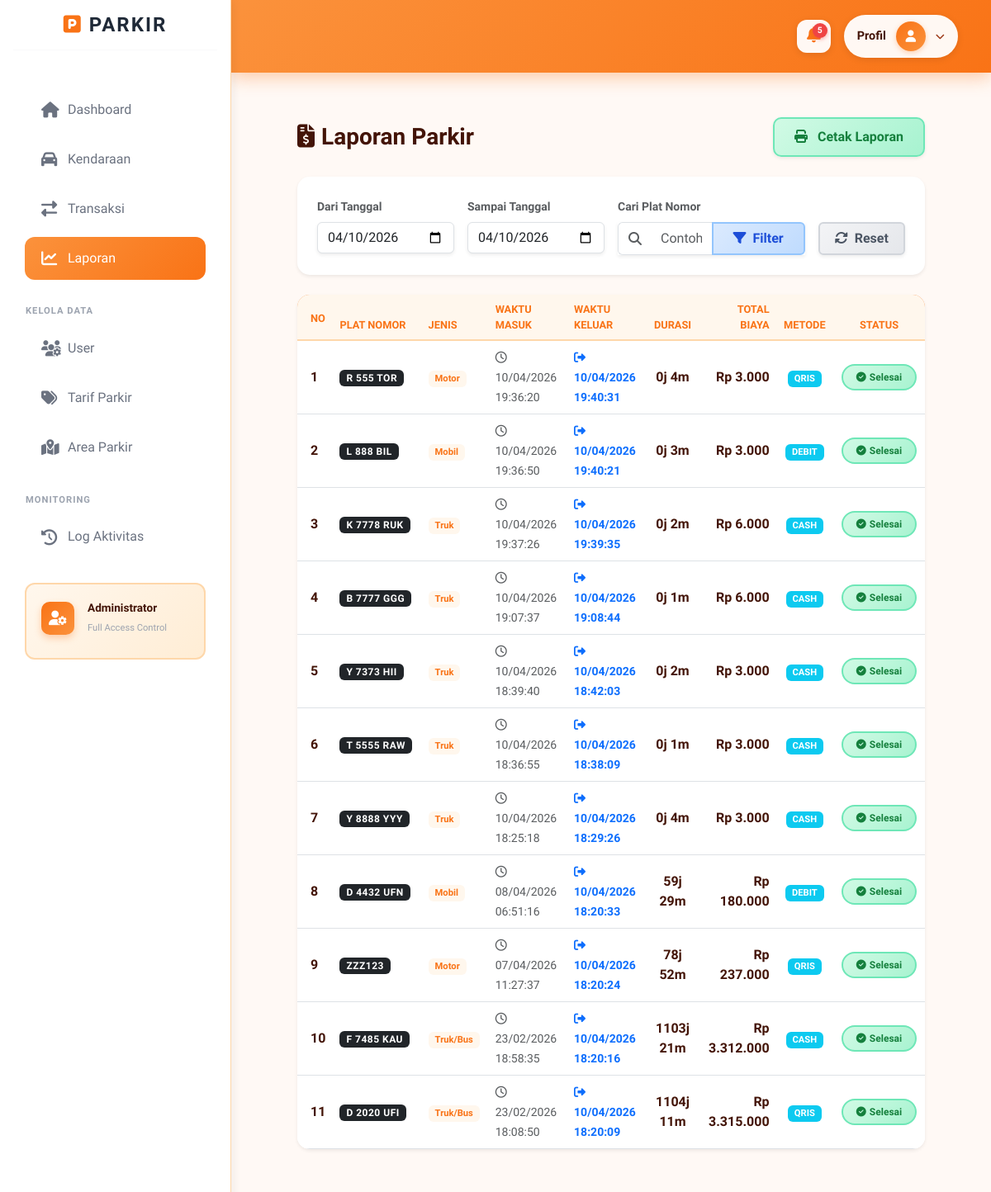
Screenshot of /index.php?c=Laporan&m=index (signed in) with the database file from the repository.
### tables this page shows
CREATE TABLE `tb_transaksi` (
  `id_parkir` int NOT NULL,
  `id_kendaraan` int NOT NULL,
  `id_area` int NOT NULL,
  `id_tarif` int DEFAULT NULL,
  `id_user` int DEFAULT NULL,
  `waktu_masuk` datetime NOT NULL DEFAULT CURRENT_TIMESTAMP,
  `waktu_keluar` datetime DEFAULT NULL,
  `durasi_jam` int DEFAULT NULL,
  `biaya_total` decimal(10,0) DEFAULT '0',
  `metode_bayar` varchar(50) DEFAULT 'Tunai',
  `status` enum('masuk','keluar') DEFAULT 'masuk'
);

CREATE TABLE `tb_kendaraan` (
  `id_kendaraan` int NOT NULL,
  `plat_nomor` varchar(20) NOT NULL,
  `jenis_kendaraan` varchar(50) NOT NULL,
  `warna` varchar(50) DEFAULT NULL,
  `pemilik` varchar(100) DEFAULT NULL,
  `id_user` int DEFAULT NULL
);

### controllers/LaporanController.php (called while the page is built, shortened)
<?php
class LaporanController {
    public function index() {
        $tgl_awal = $_GET['tgl_awal'] ?? date('Y-m-d');
        $tgl_akhir = $_GET['tgl_akhir'] ?? date('Y-m-d');
        $search = $_GET['search'] ?? '';
        $model = new LaporanModel();
        $data = $model->getLaporan($tgl_awal, $tgl_akhir, $search);
        include "views/laporan/index.php";
    }
}

### config/database.php (called while the page is built)
<?php
class Database {
    public static function connect() {
        $host     = "localhost";
        $dbname   = "db_parkir";
        $username = "root";
        $password = "";
        try {
            $pdo = new PDO("mysql:host=$host;dbname=$dbname;charset=utf8", $username, $password);
            $pdo->setAttribute(PDO::ATTR_ERRMODE, PDO::ERRMODE_EXCEPTION);
            $pdo->exec("SET time_zone = '+07:00'");
            return $pdo;
        } catch (PDOException $e) {
            die("Koneksi database gagal: " . $e->getMessage());
        }
    }
}

### models/LaporanModel.php (called while the page is built, shortened)
<?php
class LaporanModel {
    private $db;
    function __construct(){
        $this->db = Database::connect();
    }
public function getLaporan($tgl_awal, $tgl_akhir, $search = '') {
    $params = [$tgl_awal, $tgl_akhir];
    $sql = "SELECT t.*, k.plat_nomor, k.jenis_kendaraan
            FROM tb_transaksi t
            INNER JOIN tb_kendaraan k ON t.id_kendaraan = k.id_kendaraan
            WHERE t.status = 'keluar'
            AND DATE(t.waktu_keluar) BETWEEN ? AND ?";
    $sql .= " ORDER BY t.waktu_keluar DESC";
    $q = $this->db->prepare($sql);
    $q->execute($params);
    return $q->fetchAll(PDO::FETCH_ASSOC);
}
}

### views/laporan/index.php (the view, shortened to what this page needs)
<?php include "views/layout/header.php"; ?>
<?php if (isset($halaman) && $halaman == 'log') : ?>
<style>
    /* Override dark theme untuk halaman log aktivitas */
    body {
        background-color: #fff9f5 !important;
        color: #1f2937 !important;
    }
    #content {
        background-color: #fff9f5 !important;
    }
    .container-fluid {
        background-color: #fff9f5 !important;
    }
    /* Override sidebar ke tema orange */
    #sidebar {
        background: #ffffff !important;
        box-shadow: 4px 0 10px rgba(0,0,0,0.05) !important;
    }
    #sidebar .sidebar-header h4 {
        color: #1f2937 !important;
    }
    #sidebar .sidebar-header i {
        color: #f97316 !important;
    }
    #sidebar .nav-link {
        color: #6b7280 !important;
    }
    #sidebar .nav-link:hover {
        color: #1f2937 !important;
        background: rgba(249, 115, 22, 0.1) !important;
    }
    #sidebar .nav-link.active {
        background: linear-gradient(135deg, #fb923c, #f97316) !important;
        color: #fff !important;
    }
    #sidebar hr {
        border-color: #e5e7eb !important;
    }
</style>
    <div class="mb-4">
        <h3 class="fw-bold m-0 text-dark"><i class="fas fa-history me-2 text-warning"></i>Log Aktivitas Sistem</h3>
        <p class="text-muted small mb-0">Riwayat login dan logout pengguna sistem</p>
    </div>
    <div class="card border-0 shadow-sm" style="border-radius: 15px; background: white;">
        <div class="card-body p-0">
            <div class="table-responsive">
                <table class="table table-hover align-middle m-0">
                    <thead style="background: linear-gradient(135deg, #fb923c, #f97316); color: white;">
                        <tr>
                            <th class="py-3 ps-4" width="5%">No</th>
                            <th width="20%">Waktu Kejadian</th>
                            <th width="20%">Pelaksana</th>
                            <th>Detail Aktivitas</th>
                        </tr>
                    </thead>
                    <tbody style="background: white;">
                        <?php if (!empty($logs)): ?>
                            <?php $no=1; foreach($logs as $l): ?>
                            <tr>
                                <td class="ps-4 text-dark"><?= $no++ ?></td>
                                <td>
                                    <div class="text-dark fw-bold"><?= date('d M Y', strtotime($l['waktu_aktivitas'])) ?></div>
                                    <small class="text-muted"><?= date('H:i:s', strtotime($l['waktu_aktivitas'])) ?> WIB</small>
                                </td>
                                <td>
                                    <span class="badge px-3 py-2" style="background: #fff7ed; color: #f97316; border: 1px solid #fed7aa; border-radius: 8px;">
                                        <i class="fas fa-user me-1"></i> <?= $l['username'] ?>
                                    </span>
                                </td>
                                <td>
                                    <div class="p-2 rounded border-start border-4 border-warning text-dark" style="background: #fff7ed;">
                                        <?= $l['aktivitas'] ?>
                                    </div>
                                </td>
                            </tr>
                            <?php endforeach; ?>
                        <?php else: ?>
                            <tr>
                                <td colspan="4" class="text-center py-5">
                                    <i class="fas fa-inbox fa-3x mb-3 opacity-25 text-muted"></i>
                                    <p class="text-muted">Belum ada riwayat aktivitas yang tercatat.</p>
                                </td>
                            </tr>
                        <?php endif; ?>
                    </tbody>
                </table>
            </div>
        </div>
    </div>
<?php else : ?>
<link rel="stylesheet" href="assets/css/halaman.css">
<div class="container-fluid py-4">
    <div class="d-flex justify-content-between align-items-center mb-4">
        <h3 class="fw-bold m-0"><i class="fas fa-file-invoice-dollar me-2"></i>Laporan Parkir</h3>
        <a target="_blank"
           href="index.php?c=Laporan&m=cetak&tgl_awal=<?= $_GET['tgl_awal'] ?? date('Y-m-d') ?>&tgl_akhir=<?= $_GET['tgl_akhir'] ?? date('Y-m-d') ?>"
           class="btn btn-success shadow-sm px-4"
           style="background: linear-gradient(135deg, #d1fae5, #a7f3d0) !important; color: #15803d !important; border: 2px solid #6ee7b7 !important; font-weight: 600;">
           <i class="fas fa-print me-2"></i> Cetak Laporan
        </a>
    </div>
    <div class="card border-0 shadow-sm mb-4" style="border-radius: 15px;">
        <div class="card-body p-4">
            <form method="get" class="row g-3">
    <div class="col-md-3">
        <label class="form-label small fw-bold text-muted">Dari Tanggal</label>
        <input type="date" name="tgl_awal" class="form-control shadow-sm" value="<?= $_GET['tgl_awal'] ?? date('Y-m-d') ?>">
    </div>
    <div class="col-md-3">
        <label class="form-label small fw-bold text-muted">Sampai Tanggal</label>
        <input type="date" name="tgl_akhir" class="form-control shadow-sm" value="<?= $_GET['tgl_akhir'] ?? date('Y-m-d') ?>">
    </div>
    <div class="col-md-4">
        <label class="form-label small fw-bold text-muted">Cari Plat Nomor</label>
        <div class="input-group shadow-sm">
            <span class="input-group-text bg-white border-end-0">
                <i class="fas fa-search text-muted"></i>
            </span>
            <input type="text" name="search" class="form-control border-start-0"
                   value="<?= $_GET['search'] ?? '' ?>" placeholder="Contoh: D 1234 ABC">
            <button class="btn px-4" type="submit"
                    style="background: linear-gradient(135deg, #dbeafe, #bfdbfe) !important; color: #1d4ed8 !important; border: 2px solid #93c5fd !important; font-weight: 600;">
                <i class="fas fa-filter me-1"></i> Filter
            </button>
        </div>
    </div>
    <div class="col-md-2 d-flex align-items-end">
        <a href="index.php?c=Laporan&m=index" class="btn w-100 shadow-sm"
           style="background: linear-gradient(135deg, #f3f4f6, #e5e7eb) !important; color: #4b5563 !important; border: 2px solid #d1d5db !important; font-weight: 600;">
            <i class="fas fa-sync-alt me-1"></i> Reset
        </a>
    </div>
</form>
        </div>
    </div>
    <div class="card border-0 shadow-sm" style="border-radius: 15px; overflow: hidden;">
        <div class="table-responsive">
            <table class="table table-hover align-middle bg-white mb-0">
                <thead style="background: linear-gradient(135deg, #fb923c, #f97316);">
                    <tr>
                        <th class="py-3 ps-3 text-white" width="3%">No</th>
                        <th class="text-white" width="10%">Plat Nomor</th>
                        <th class="text-white" width="8%">Jenis</th>
                        <th class="text-white" width="12%">Waktu Masuk</th>
                        <th class="text-white" width="12%">Waktu Keluar</th>
                        <th class="text-white text-center" width="8%">Durasi</th>
                        <th class="text-white text-end" width="10%">Total Biaya</th>
                        <th class="text-white text-center" width="8%">Metode</th>
                        <th class="text-center text-white" width="10%">Status</th>
                    </tr>
                </thead>
            <tbody>
                <?php if (!empty($data)): ?>
                    <?php $no=1; foreach($data as $d): ?>
                    <tr data-plat="<?= strtoupper($d['plat_nomor']) ?>" class="laporan-row">
                        <td class="ps-3 fw-bold"><?= $no++ ?></td>
                        <td>
                            <span class="badge bg-dark text-uppercase px-2 py-1" style="letter-spacing: 0.5px; font-size: 0.75rem;">
                                <?= $d['plat_nomor'] ?>
                            </span>
                        </td>
                        <td>
                            <span class="badge px-2 py-1" style="background: #fff7ed; color: #f97316; font-size: 0.7rem;">
                                <?= $d['jenis_kendaraan'] ?? '-' ?>
                            </span>
                        </td>
                        <td><small class="text-muted"><i class="far fa-clock me-1"></i><?= date('d/m/Y H:i:s', strtotime($d['waktu_masuk'])) ?></small></td>
                        <td>
                            <small class="text-primary fw-bold">
                                <i class="fas fa-sign-out-alt me-1"></i><?= $d['waktu_keluar'] ? date('d/m/Y H:i:s', strtotime($d['waktu_keluar'])) : '-' ?>
                            </small>
                        </td>
                        <td class="fw-bold text-dark text-center">
                            <?php
                                if (!empty($d['waktu_keluar'])) {
                                    $awal  = new DateTime($d['waktu_masuk']);
                                    $akhir = new DateTime($d['waktu_keluar']);
                                    $diff  = $awal->diff($akhir);
                                    echo ($diff->days * 24) + $diff->h . "j " . $diff->i . "m";
                                } else {
                                    echo "-";
                                }
                            ?>
                        </td>
                        <td class="fw-bold text-success text-end">Rp <?= number_format($d['biaya_total'] ?? 0, 0, ',', '.') ?></td>
                        <td class="text-center">
                            <span class="badge bg-info text-white px-2 py-1" style="font-size: 0.7rem;">
                                <?= strtoupper($d['metode_bayar'] ?? 'CASH') ?>
                            </span>
                        </td>
                        <td class="text-center">
                            <?php if (!empty($d['waktu_keluar'])): ?>
                                <span class="badge px-3 py-2 rounded-pill" style="background: linear-gradient(135deg, #d1fae5, #a7f3d0); color: #15803d; border: 2px solid #6ee7b7; font-weight: 600;">
                                    <i class="fas fa-check-circle me-1"></i>Selesai
                                </span>
                            <?php else: ?>
                                <span class="badge px-3 py-2 rounded-pill" style="background: linear-gradient(135deg, #fef3c7, #fde68a); color: #b45309; border: 2px solid #fcd34d; font-weight: 600;">
                                    <i class="fas fa-clock me-1"></i>Parkir
                                </span>
                            <?php endif; ?>
                        </td>
                    </tr>
                    <?php endforeach; ?>
                <?php endif; ?>
            </tbody>
        </table>
    </div>
</div>
</div>
<?php endif; ?>
<?php include "views/layout/footer.php"; ?>

### assets/css/halaman.css (style rules this page uses)
:root { --sidebar-width: 280px; --bg-body: #fff9f5; --bg-sidebar: #ffffff; --accent-color: #f97316; --accent-light: #fff7ed; --text-main: #431407; --text-muted: #9a3412; --border-color: #fed7aa; }
body { font-family: 'Plus Jakarta Sans', sans-serif; background-color: var(--bg-body) !important; color: var(--text-main); }
.table { position: relative; z-index: 1; }
.table thead th { background-color: var(--accent-light) !important; color: var(--accent-color) !important; border-bottom: 2px solid var(--border-color) !important; text-transform: uppercase; font-size: 0.8rem; position: relative; z-index: 1; }
.table tbody td { color: var(--text-main) !important; font-weight: 500; }
.table tbody td:first-child { font-weight: 700; }
.btn-success { background: linear-gradient(135deg, #d1fae5, #a7f3d0) !important; color: #15803d !important; border: 2px solid #6ee7b7 !important; border-radius: 10px; padding: 10px 20px; font-weight: 600; transition: all 0.3s ease; box-shadow: 0 4px 12px rgba(22, 163, 74, 0.3); }
#content, .container-fluid { background-color: #fff9f5 !important; }
.card { background: white !important; }
.card, .table-responsive, table, tbody, thead { position: relative !important; z-index: 1 !important; }

### views/layout/header.php (style rules this page uses)
body { font-family: 'Plus Jakarta Sans', sans-serif; margin: 0; }
.container-fluid { padding: 0 40px 40px 40px; }
.container-fluid { position: relative !important; z-index: 1 !important; }
.card, .card-custom, .table-responsive, table { position: relative !important; z-index: 1 !important; }

### rows the page displays
tb_transaksi: id_kendaraan.plat_nomor "R 555 TOR", id_kendaraan.jenis_kendaraan "Motor", waktu_masuk "10/04/2026 19:36:20", waktu_keluar "10/04/2026 19:40:31", ($diff->days * 24) + $diff->h "0", waktu_masuk+waktu_keluar "4", biaya_total "3.000", metode_bayar "QRIS", shows "Selesai"
tb_transaksi: id_kendaraan.plat_nomor "L 888 BIL", id_kendaraan.jenis_kendaraan "Mobil", waktu_masuk "10/04/2026 19:36:50", waktu_keluar "10/04/2026 19:40:21", ($diff->days * 24) + $diff->h "0", waktu_masuk+waktu_keluar "3", biaya_total "3.000", metode_bayar "DEBIT", shows "Selesai"
tb_transaksi: id_kendaraan.plat_nomor "K 7778 RUK", id_kendaraan.jenis_kendaraan "Truk", waktu_masuk "10/04/2026 19:37:26", waktu_keluar "10/04/2026 19:39:35", ($diff->days * 24) + $diff->h "0", waktu_masuk+waktu_keluar "2", biaya_total "6.000", metode_bayar "CASH", shows "Selesai"
tb_transaksi: id_kendaraan.plat_nomor "B 7777 GGG", id_kendaraan.jenis_kendaraan "Truk", waktu_masuk "10/04/2026 19:07:37", waktu_keluar "10/04/2026 19:08:44", ($diff->days * 24) + $diff->h "0", waktu_masuk+waktu_keluar "1", biaya_total "6.000", metode_bayar "CASH", shows "Selesai"
tb_transaksi: id_kendaraan.plat_nomor "Y 7373 HII", id_kendaraan.jenis_kendaraan "Truk", waktu_masuk "10/04/2026 18:39:40", waktu_keluar "10/04/2026 18:42:03", ($diff->days * 24) + $diff->h "0", waktu_masuk+waktu_keluar "2", biaya_total "3.000", metode_bayar "CASH", shows "Selesai"
tb_transaksi: id_kendaraan.plat_nomor "T 5555 RAW", id_kendaraan.jenis_kendaraan "Truk", waktu_masuk "10/04/2026 18:36:55", waktu_keluar "10/04/2026 18:38:09", ($diff->days * 24) + $diff->h "0", waktu_masuk+waktu_keluar "1", biaya_total "3.000", metode_bayar "CASH", shows "Selesai"
tb_transaksi: id_kendaraan.plat_nomor "Y 8888 YYY", id_kendaraan.jenis_kendaraan "Truk", waktu_masuk "10/04/2026 18:25:18", waktu_keluar "10/04/2026 18:29:26", ($diff->days * 24) + $diff->h "0", waktu_masuk+waktu_keluar "4", biaya_total "3.000", metode_bayar "CASH", shows "Selesai"
tb_transaksi: id_kendaraan.plat_nomor "D 4432 UFN", id_kendaraan.jenis_kendaraan "Mobil", waktu_masuk "08/04/2026 06:51:16", waktu_keluar "10/04/2026 18:20:33", ($diff->days * 24) + $diff->h "59", waktu_masuk+waktu_keluar "29", biaya_total "180.000", metode_bayar "DEBIT", shows "Selesai"
tb_transaksi: id_kendaraan.plat_nomor "ZZZ123", id_kendaraan.jenis_kendaraan "Motor", waktu_masuk "07/04/2026 11:27:37", waktu_keluar "10/04/2026 18:20:24", ($diff->days * 24) + $diff->h "78", waktu_masuk+waktu_keluar "52", biaya_total "237.000", metode_bayar "QRIS", shows "Selesai"
tb_transaksi: id_kendaraan.plat_nomor "F 7485 KAU", id_kendaraan.jenis_kendaraan "Truk/Bus", waktu_masuk "23/02/2026 18:58:35", waktu_keluar "10/04/2026 18:20:16", ($diff->days * 24) + $diff->h "1103", waktu_masuk+waktu_keluar "21", biaya_total "3.312.000", metode_bayar "CASH", shows "Selesai"
tb_transaksi: id_kendaraan.plat_nomor "D 2020 UFI", id_kendaraan.jenis_kendaraan "Truk/Bus", waktu_masuk "23/02/2026 18:08:50", waktu_keluar "10/04/2026 18:20:09", ($diff->days * 24) + $diff->h "1104", waktu_masuk+waktu_keluar "11", biaya_total "3.315.000", metode_bayar "QRIS", shows "Selesai"

### other values shown
$jumlah_keluar "5"
